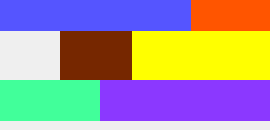
<?xml version="1.0" encoding="UTF-8"?>
<ui version="4.0">
 <class>Weather_form</class>
 <widget class="QWidget" name="Weather_form">
  <property name="geometry">
   <rect>
    <x>0</x>
    <y>0</y>
    <width>270</width>
    <height>130</height>
   </rect>
  </property>
  <property name="windowTitle">
   <string>Form</string>
  </property>
  <property name="styleSheet">
   <string notr="true"/>
  </property>
  <widget class="QLabel" name="temperature_label">
   <property name="geometry">
    <rect>
     <x>130</x>
     <y>30</y>
     <width>141</width>
     <height>51</height>
    </rect>
   </property>
   <property name="styleSheet">
    <string notr="true">background-color: rgb(255, 255, 0);</string>
   </property>
   <property name="text">
    <string/>
   </property>
   <property name="alignment">
    <set>Qt::AlignCenter</set>
   </property>
  </widget>
  <widget class="QLabel" name="level_label">
   <property name="geometry">
    <rect>
     <x>190</x>
     <y>0</y>
     <width>81</width>
     <height>31</height>
    </rect>
   </property>
   <property name="styleSheet">
    <string notr="true">background-color: rgb(255, 85, 0);</string>
   </property>
   <property name="text">
    <string/>
   </property>
   <property name="alignment">
    <set>Qt::AlignCenter</set>
   </property>
  </widget>
  <widget class="QLabel" name="weather_label">
   <property name="geometry">
    <rect>
     <x>60</x>
     <y>30</y>
     <width>72</width>
     <height>51</height>
    </rect>
   </property>
   <property name="styleSheet">
    <string notr="true">background-color: rgb(118, 39, 0);
color: rgb(255, 255, 255);</string>
   </property>
   <property name="text">
    <string/>
   </property>
   <property name="alignment">
    <set>Qt::AlignCenter</set>
   </property>
  </widget>
  <widget class="QLabel" name="quality_label">
   <property name="geometry">
    <rect>
     <x>0</x>
     <y>80</y>
     <width>101</width>
     <height>41</height>
    </rect>
   </property>
   <property name="styleSheet">
    <string notr="true">background-color: rgb(65, 255, 154);</string>
   </property>
   <property name="text">
    <string/>
   </property>
   <property name="alignment">
    <set>Qt::AlignCenter</set>
   </property>
  </widget>
  <widget class="QLabel" name="wind_label">
   <property name="geometry">
    <rect>
     <x>100</x>
     <y>80</y>
     <width>171</width>
     <height>41</height>
    </rect>
   </property>
   <property name="styleSheet">
    <string notr="true">background-color: rgb(139, 56, 255);</string>
   </property>
   <property name="text">
    <string/>
   </property>
   <property name="alignment">
    <set>Qt::AlignCenter</set>
   </property>
  </widget>
  <widget class="QLabel" name="city_label">
   <property name="geometry">
    <rect>
     <x>0</x>
     <y>0</y>
     <width>191</width>
     <height>31</height>
    </rect>
   </property>
   <property name="styleSheet">
    <string notr="true">background-color: rgb(85, 85, 255);</string>
   </property>
   <property name="text">
    <string/>
   </property>
   <property name="alignment">
    <set>Qt::AlignCenter</set>
   </property>
  </widget>
  <widget class="QLabel" name="pic_label">
   <property name="geometry">
    <rect>
     <x>0</x>
     <y>30</y>
     <width>61</width>
     <height>51</height>
    </rect>
   </property>
   <property name="styleSheet">
    <string notr="true"/>
   </property>
   <property name="text">
    <string/>
   </property>
  </widget>
 </widget>
 <resources/>
 <connections/>
</ui>
